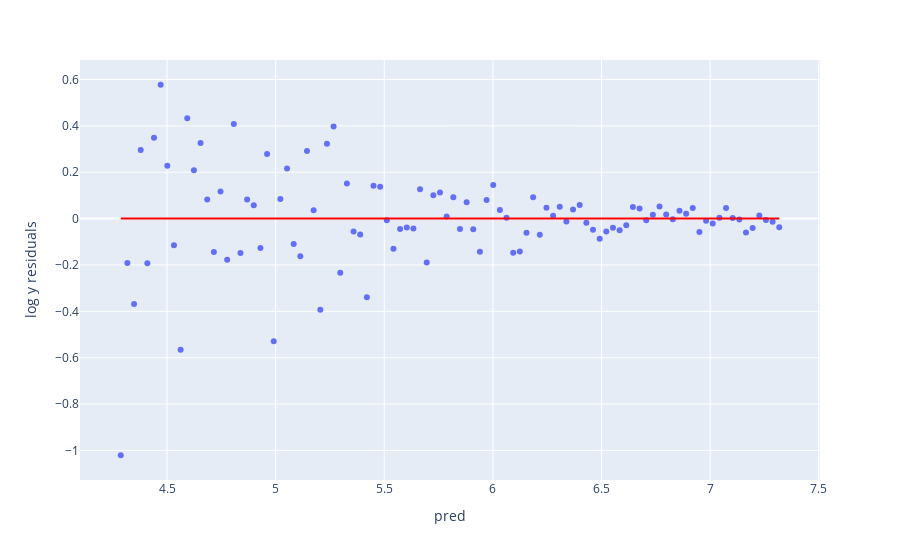

Notebook cell for this chart:
### Markdown cell above
That looks much better! We can verify that the residual plot has no "patterns":

### Code cell
create_residual_plot(df_2, 'x', 'log y')
